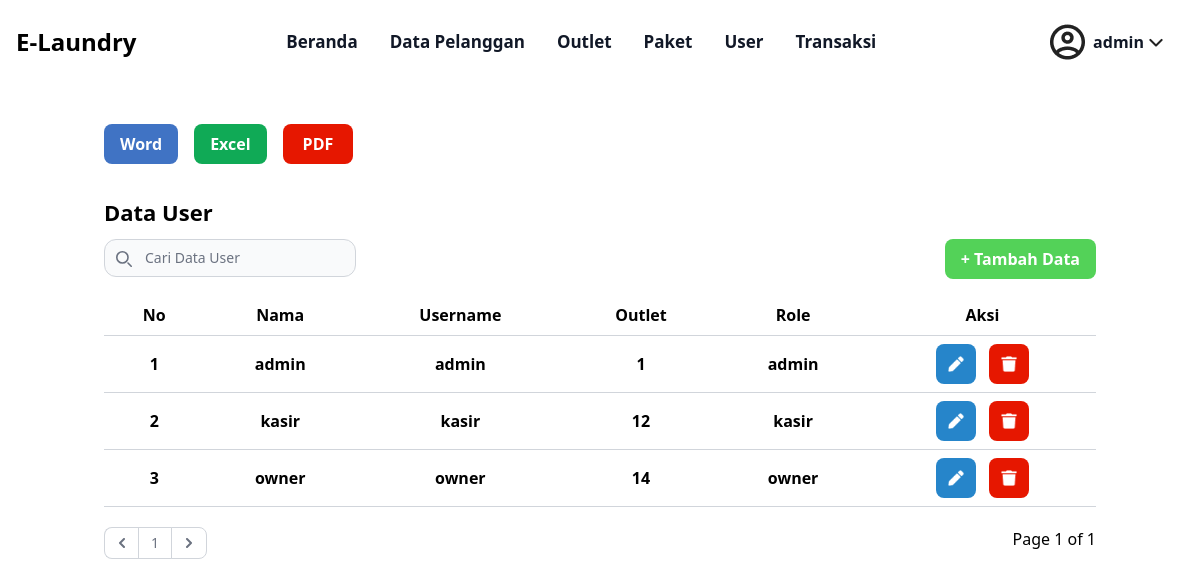
/admin/user.php (signed in), run on the app's committed database.
### tables this page shows
CREATE TABLE `tb_user` (
  `id_user` int(11) NOT NULL,
  `nama` varchar(100) NOT NULL,
  `username` varchar(30) NOT NULL,
  `password` text NOT NULL,
  `id_outlet` int(11) NOT NULL,
  `role` enum('admin','kasir','owner','') NOT NULL
);

### admin/user.php (the view, shortened to what this page needs)
<?php
    require "../layout/navbar_admin.php";
 $page = (isset($_GET['page']))? (int) $_GET['page'] : 1;
    $limit = 5;
    $limitStart = ($page - 1) * $limit;
    $user = mysqli_query($koneksi, "SELECT * FROM tb_user ORDER BY id_user ASC LIMIT ".$limitStart.", ".$limit);
    $nomor = 1;
?>
<?= template_header('Home') ?>
<div class="container mx-auto p-4 mt-[2%]">
    <div class="flex  space-x-4">
    <a href="./word/user.php">
            <button class="bg-[#4073C4] hover:bg-blue-700 text-white font-bold py-2 px-4 rounded-lg">
                Word
            </button>
        </a>
        <a href="./excel/user.php">
            <button class="bg-[#10AA56] hover:bg-green-700 text-white font-bold py-2 px-4 rounded-lg">
                Excel
            </button>
        </a>
        <a href="./pdf/user.php">
            <button class="bg-[#E61700] hover:bg-red-700 text-white font-bold py-2 px-5 rounded-lg">
                PDF
            </button>
        </a>
    </div>
</div>
<div class="container mx-auto p-4">
    <p class="font-semibold text-[22px] mb-[1%]">Data User </p>
    <div class="flex justify-between mb-4">
        <div class="relative flex">
            <div class="absolute inset-y-0 start-0 flex items-center ps-3 pointer-events-none">
            </div>
            <form  method="post">
            <input class="block w-full p-2 ps-10 text-sm text-gray-900 border border-gray-300 rounded-xl bg-gray-50 focus:ring-blue-500 focus:border-blue-500 dark:bg-gray-700 dark:border-gray-600 dark:placeholder-gray-400 dark:text-white dark:focus:ring-blue-500 dark:focus:border-blue-500" type="search" placeholder="Cari Data User" name="keyword" id="keyword">
        </form>
            </div>
        <a href="../view/add_user_admin.php" class="bg-[#53D258] hover:bg-green-700 text-white font-bold py-2 px-4 rounded-lg">
            + Tambah Data
        </a >
    </div>
    <div class=" overflow-x-auto">
    <div id="container">
        <table class="container table-auto border-collapse border-b border-gray-300">
            <thead>
                <tr>
                    <th class="px-4 py-2">No</th>
                    <th class="px-4 py-2">Nama</th>
                    <th class="px-4 py-2">Username</th>
                    <th class="px-4 py-2">Outlet</th>
                    <th class="px-4 py-2">Role</th>
                    <th class="px-4 py-2" >Aksi</th>
                </tr>
            </thead>
            <tbody>
            <?php
                foreach( $user as $row ) :
        ?>
                <tr>
                    <th class="border-t border-gray-300 px-4 py-2"><?= $nomor++ ?></th>
                    <th class="border-t border-gray-300 px-4 py-2"><?= $row['nama'] ?></th>
                    <th class="border-t border-gray-300 px-4 py-2"><?= $row['username'] ?></th>
                    <th class="border-t border-gray-300 px-4 py-2"><?= $row['id_outlet'] ?></th>
                    <th class="border-t border-gray-300 px-4 py-2"><?= $row['role'] ?></th>
                    <th class="border-t border-gray-300 px-4 py-2">
                        <a href="../view/update_user_admin.php?id_user=<?= $row['id_user'] ?>">
                            <button class="bg-[#2685CA] hover:bg-blue-700 text-white font-bold py-3 px-3 rounded-lg">
                                <img src="../img/edit.png" alt="Edit" class="w-4 h-4">
                            </button>
                        </a>
                        <?php
  $id = $row['id_user'];
  $hide_delete = mysqli_fetch_row(mysqli_query($koneksi, "SELECT COUNT(*) as total FROM tb_detail_transaksi WHERE id_detail_transaksi='$id' "));
  if ($hide_delete[0] == '0') {
                        ?>
                            <button data-modal-target="popup-modal" data-modal-toggle="popup-modal" class="bg-[#E61700] hover:bg-red-700 text-white font-bold py-3 px-3 rounded-lg ml-2" type="button">
                            <img src="../img/delete.png" alt="Delete" class="w-4 h-4">
                            </button>
                        <?php
                            } else {
                                echo "</th>";
                            }
                        ?>
                </tr>
                <?php endforeach; ?>
            </table>
        </div>
    </div>
    <div class="flex justify-between mb-4 my-[2%]">
        <div class="relative flex">
        <nav aria-label="Page navigation example " >
  <ul class="flex items-center -space-x-px h-8 text-sm">
    <li>
    <?php
      if($page == 1){
?>
      <a href="#" class="flex items-center justify-center px-3 h-8 ms-0 leading-tight text-gray-500 bg-white border border-e-0 border-gray-300 rounded-s-lg hover:bg-gray-100 hover:text-gray-700 dark:bg-gray-800 dark:border-gray-700 dark:text-gray-400 dark:hover:bg-gray-700 dark:hover:text-white">
        <svg class="w-2.5 h-2.5 rtl:rotate-180" aria-hidden="true" xmlns="http://www.w3.org/2000/svg" fill="none" viewBox="0 0 6 10">
          <path stroke="currentColor" stroke-linecap="round" stroke-linejoin="round" stroke-width="2" d="M5 1 1 5l4 4"/>
        </svg>
      </a>
<?php
        }
      ?>
<?php
      $SqlQuery = mysqli_query($koneksi, "SELECT * FROM tb_user");
      $JumlahData = mysqli_num_rows($SqlQuery);
      $jumlahPage = ceil($JumlahData / $limit);
      $jumlahNumber = 1;
      $startNumber = ($page > $jumlahNumber)? $page - $jumlahNumber : 1;
      for($i = $startNumber; $i <= $startNumber; $i++){
        $linkActive = ($page == $i)? ' class="active"' : '';
      ?>
    <li <?php echo $linkActive; ?>>
      <a href="user.php?page=<?php echo $page; ?>" class="flex items-center justify-center px-3 h-8 leading-tight text-gray-500 bg-white border border-gray-300 hover:bg-gray-100 hover:text-gray-700 dark:bg-gray-800 dark:border-gray-700 dark:text-gray-400 dark:hover:bg-gray-700 dark:hover:text-white"><?php echo $page; ?></a>
    </li>
    <?php
      if($page == $jumlahPage){
      ?>
      <a href="#" class="flex items-center justify-center px-3 h-8 leading-tight text-gray-500 bg-white border border-gray-300 rounded-e-lg hover:bg-gray-100 hover:text-gray-700 dark:bg-gray-800 dark:border-gray-700 dark:text-gray-400 dark:hover:bg-gray-700 dark:hover:text-white">
        <svg class="w-2.5 h-2.5 rtl:rotate-180" aria-hidden="true" xmlns="http://www.w3.org/2000/svg" fill="none" viewBox="0 0 6 10">
          <path stroke="currentColor" stroke-linecap="round" stroke-linejoin="round" stroke-width="2" d="m1 9 4-4-4-4"/>
        </svg>
      </a>
    <?php
      }
      ?>
  </ul>
</nav>
</div>
            <p>Page <?php echo $page; ?> of <?php echo $jumlahPage ?>
                </p>
        </div>
        <?php
        }
      ?>
        </div>
    <?= template_footer() ?>

### data on the page
tb_user: nama "admin", username "admin", id_outlet "1", role "admin"
tb_user: nama "kasir", username "kasir", id_outlet "12", role "kasir"
tb_user: nama "owner", username "owner", id_outlet "14", role "owner"

### other printed values
$username "admin"
